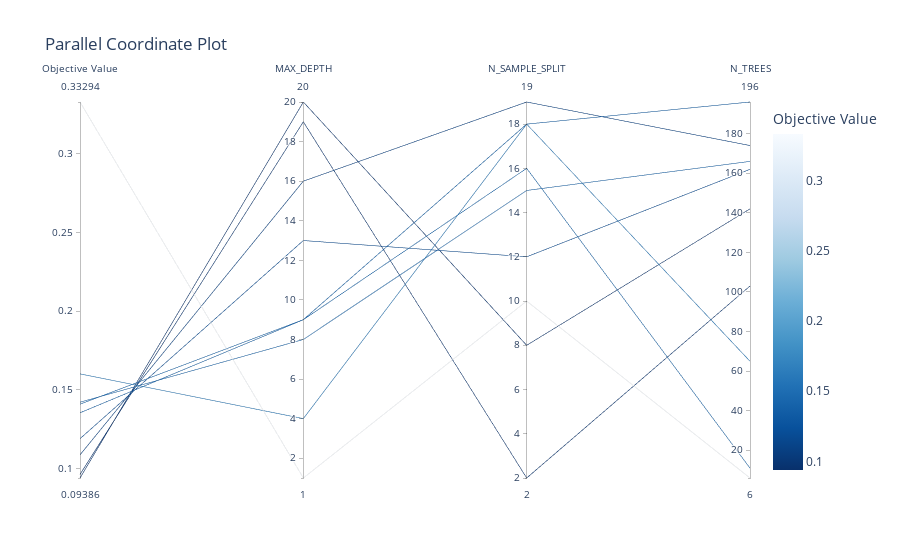

Notebook source saved alongside this figure:
### Code cell
optuna.visualization.plot_parallel_coordinate(study, params=['N_TREES','MAX_DEPTH','N_SAMPLE_SPLIT'])

### Figure 1 — Plotly figure (JSON) as saved in the notebook; plotly's stock layout.template omitted (floating-point values rounded to 4 significant figures)
{"data": [{"dimensions": [{"label": "Objective Value", "range": [0.09386, 0.3329], "values": [0.3329, 0.1601, 0.1086, 0.1421, 0.1353, 0.09386, 0.1408, 0.09614, 0.1189]}, {"label": "MAX_DEPTH", "range": [1, 20], "values": [1, 4, 16, 8, 9, 20, 9, 19, 13]}, {"label": "N_SAMPLE_SPLIT", "range": [2, 19], "values": [10, 18, 19, 15, 18, 8, 16, 2, 12]}, {"label": "N_TREES", "range": [6, 196], "values": [6, 65, 174, 166, 196, 142, 11, 103, 162]}], "line": {"color": [0.3329, 0.1601, 0.1086, 0.1421, 0.1353, 0.09386, 0.1408, 0.09614, 0.1189], "colorbar": {"title": {"text": "Objective Value"}}, "colorscale": [[0, "rgb(247,251,255)"], [0.125, "rgb(222,235,247)"], [0.25, "rgb(198,219,239)"], [0.375, "rgb(158,202,225)"], [0.5, "rgb(107,174,214)"], [0.625, "rgb(66,146,198)"], [0.75, "rgb(33,113,181)"], [0.875, "rgb(8,81,156)"], [1, "rgb(8,48,107)"]], "reversescale": true, "showscale": true}, "type": "parcoords"}], "layout": {"title": {"text": "Parallel Coordinate Plot"}}}
